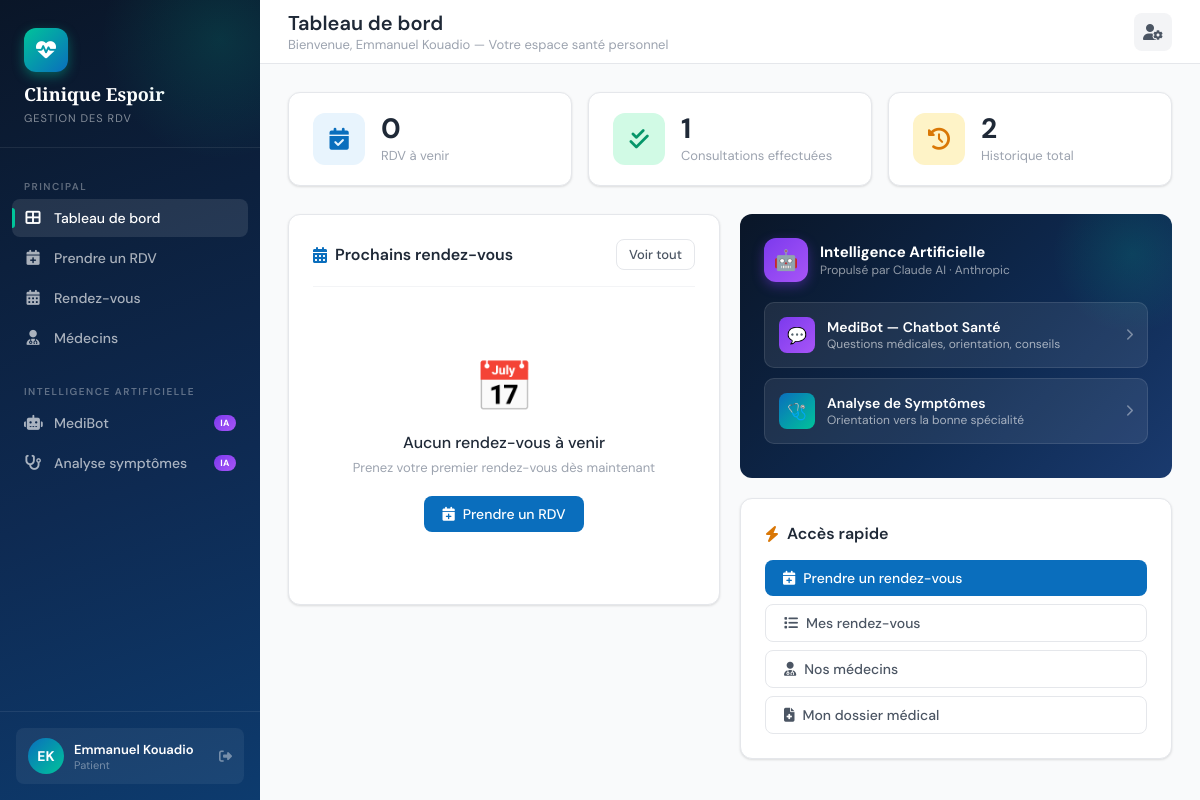
The app's page /accounts/dashboard/ (signed in) with its own data.
### accounts/models.py (models this page shows, shortened)
class User(AbstractUser):
    ROLE_CHOICES = [
        ('admin', 'Administrateur'),
        ('medecin', 'Médecin'),
        ('secretaire', 'Secrétaire'),
        ('patient', 'Patient'),
    ]
    role = models.CharField(max_length=20, choices=ROLE_CHOICES, default='patient')
    telephone = models.CharField(max_length=20, blank=True)
    photo = models.ImageField(upload_to='avatars/', blank=True, null=True)
    @property
    def is_medecin(self):
        return self.role == 'medecin'
    @property
    def is_patient(self):
        return self.role == 'patient'
    @property
    def is_secretaire(self):
        return self.role == 'secretaire'
    @property
    def is_admin_role(self):
        return self.role == 'admin'

### accounts/views.py (the view, shortened to what this page needs)
# urls.py: path('dashboard/', views.dashboard, name='dashboard'),
@login_required
def dashboard(request):
    user = request.user
    context = {'user': user}
    now = timezone.now()
    from appointments.models import RendezVous, Notification
    if user.is_patient:
        rdvs = RendezVous.objects.filter(patient=user).order_by('date_heure')
        context['prochains_rdvs'] = rdvs.filter(
            date_heure__gte=now, statut__in=['en_attente', 'confirme'])[:5]
        context['rdvs_passes'] = rdvs.filter(date_heure__lt=now).count()
        context['rdvs_a_venir'] = rdvs.filter(
            date_heure__gte=now, statut__in=['en_attente', 'confirme']).count()
        context['rdvs_termines'] = rdvs.filter(statut='termine').count()
    context['notifications'] = Notification.objects.filter(destinataire=user, lu=False)[:5]
    context['nb_notifs'] = Notification.objects.filter(destinataire=user, lu=False).count()
    return render(request, 'accounts/dashboard.html', context)

### templates/accounts/dashboard.html (shortened to what this page needs)
{% extends 'base.html' %}
{% block page_title %}Tableau de bord{% endblock %}
{% block page_subtitle %}
  {% if user.is_patient %}Bienvenue, {{ user.get_full_name }} — Votre espace santé personnel{% endif %}
{% endblock %}
{% block content %}
<div class="grid-stats" style="margin-bottom:28px;">
  {% if user.is_patient %}
  <div class="stat-card">
    <div class="stat-icon blue"><i class="fas fa-calendar-check"></i></div>
    <div><div class="stat-number">{{ rdvs_a_venir|default:"0" }}</div><div class="stat-label">RDV à venir</div></div>
  </div>
  <div class="stat-card">
    <div class="stat-icon green"><i class="fas fa-check-double"></i></div>
    <div><div class="stat-number">{{ rdvs_termines|default:"0" }}</div><div class="stat-label">Consultations effectuées</div></div>
  </div>
  <div class="stat-card">
    <div class="stat-icon orange"><i class="fas fa-history"></i></div>
    <div><div class="stat-number">{{ rdvs_passes|default:"0" }}</div><div class="stat-label">Historique total</div></div>
  </div>
  {% endif %}
</div>
<div class="grid-2">
  <div>
    <div class="card">
      <div class="card-header">
        <div class="card-title"><i class="fas fa-calendar-alt"></i> Prochains rendez-vous</div>
        <a href="{% url 'liste_rdv' %}" class="btn btn-outline btn-sm">Voir tout</a>
      </div>
      {% if prochains_rdvs %}
        {% for rdv in prochains_rdvs %}
        <a href="{% url 'detail_rdv' rdv.id %}" style="text-decoration:none;display:block;">
          <div style="display:flex;align-items:center;gap:14px;padding:14px 0;border-bottom:1px solid var(--gray-100);">
            <div style="width:46px;height:46px;border-radius:12px;background:var(--primary-light);display:flex;flex-direction:column;align-items:center;justify-content:center;flex-shrink:0;">
              <span style="font-size:15px;font-weight:700;color:var(--primary);line-height:1;">{{ rdv.date_heure|date:"d" }}</span>
              <span style="font-size:10px;color:var(--primary);text-transform:uppercase;">{{ rdv.date_heure|date:"M" }}</span>
            </div>
            <div style="flex:1;min-width:0;">
              <div style="font-size:14px;font-weight:600;color:var(--gray-800);white-space:nowrap;overflow:hidden;text-overflow:ellipsis;">
                {% if user.is_patient %}Dr. {{ rdv.medecin.user.get_full_name }} — {{ rdv.medecin.specialite }}{% else %}{{ rdv.patient.get_full_name }}{% endif %}
              </div>
              <div style="font-size:12px;color:var(--gray-400);margin-top:2px;">
                <i class="fas fa-clock"></i> {{ rdv.date_heure|date:"H:i" }} &nbsp;•&nbsp; {{ rdv.get_type_rdv_display }}
              </div>
            </div>
            <span class="badge badge-{{ rdv.badge_class }}">{{ rdv.get_statut_display }}</span>
          </div>
        </a>
        {% endfor %}
        {% if user.is_patient %}
        <div style="margin-top:16px;">
          <a href="{% url 'prendre_rdv' %}" class="btn btn-primary" style="width:100%;justify-content:center;">
            <i class="fas fa-calendar-plus"></i> Prendre un nouveau RDV
          </a>
        </div>
        {% endif %}
      {% else %}
        <div style="text-align:center;padding:48px 20px;">
          <div style="font-size:48px;margin-bottom:14px;">📅</div>
          <p style="font-weight:500;color:var(--gray-800);margin-bottom:6px;">Aucun rendez-vous à venir</p>
          <p style="font-size:13px;color:var(--gray-400);margin-bottom:20px;">Prenez votre premier rendez-vous dès maintenant</p>
          {% if user.is_patient %}
          <a href="{% url 'prendre_rdv' %}" class="btn btn-primary"><i class="fas fa-calendar-plus"></i> Prendre un RDV</a>
          {% endif %}
        </div>
      {% endif %}
    </div>
  </div>
  <div style="display:flex;flex-direction:column;gap:20px;">
    <div style="background:linear-gradient(135deg,#0a1628 0%,#0e2a52 60%,#1a3a6e 100%);border-radius:var(--radius);padding:24px;color:white;position:relative;overflow:hidden;">
      <div style="position:absolute;top:-40px;right:-40px;width:160px;height:160px;border-radius:50%;background:radial-gradient(circle,rgba(0,196,154,.15),transparent 70%);"></div>
      <div style="display:flex;align-items:center;gap:12px;margin-bottom:20px;">
        <div style="width:44px;height:44px;border-radius:12px;background:linear-gradient(135deg,#7c3aed,#a855f7);display:flex;align-items:center;justify-content:center;font-size:20px;box-shadow:0 4px 12px rgba(124,58,237,.4);">🤖</div>
        <div>
          <div style="font-weight:700;font-size:15px;">Intelligence Artificielle</div>
          <div style="font-size:12px;opacity:.55;">Propulsé par Claude AI · Anthropic</div>
        </div>
      </div>
      <a href="{% url 'chatbot' %}" style="display:flex;align-items:center;gap:12px;background:rgba(255,255,255,.08);border:1px solid rgba(255,255,255,.1);padding:14px;border-radius:10px;color:white;text-decoration:none;margin-bottom:10px;">
        <div style="width:36px;height:36px;border-radius:8px;background:linear-gradient(135deg,#7c3aed,#a855f7);display:flex;align-items:center;justify-content:center;font-size:16px;flex-shrink:0;">💬</div>
        <div style="flex:1;">
          <div style="font-weight:600;font-size:14px;">MediBot — Chatbot Santé</div>
          <div style="font-size:12px;opacity:.6;">Questions médicales, orientation, conseils</div>
        </div>
        <i class="fas fa-chevron-right" style="opacity:.4;font-size:12px;"></i>
      </a>
      <a href="{% url 'analyse_symptomes' %}" style="display:flex;align-items:center;gap:12px;background:rgba(255,255,255,.08);border:1px solid rgba(255,255,255,.1);padding:14px;border-radius:10px;color:white;text-decoration:none;margin-bottom:10px;">
        <div style="width:36px;height:36px;border-radius:8px;background:linear-gradient(135deg,#0A6EBD,#00C49A);display:flex;align-items:center;justify-content:center;font-size:16px;flex-shrink:0;">🩺</div>
        <div style="flex:1;">
          <div style="font-weight:600;font-size:14px;">Analyse de Symptômes</div>
          <div style="font-size:12px;opacity:.6;">Orientation vers la bonne spécialité</div>
        </div>
        <i class="fas fa-chevron-right" style="opacity:.4;font-size:12px;"></i>
      </a>
    </div>
    <div class="card">
      <div class="card-title" style="margin-bottom:16px;"><i class="fas fa-bolt" style="color:var(--warning);"></i> Accès rapide</div>
      <div style="display:flex;flex-direction:column;gap:8px;">
        {% if user.is_patient %}
        <a href="{% url 'prendre_rdv' %}" class="btn btn-primary" style="justify-content:flex-start;">
          <i class="fas fa-calendar-plus"></i> Prendre un rendez-vous
        </a>
        <a href="{% url 'liste_rdv' %}" class="btn btn-outline" style="justify-content:flex-start;">
          <i class="fas fa-list"></i> Mes rendez-vous
        </a>
        <a href="{% url 'medecins_list' %}" class="btn btn-outline" style="justify-content:flex-start;">
          <i class="fas fa-user-md"></i> Nos médecins
        </a>
        <a href="{% url 'profile' %}" class="btn btn-outline" style="justify-content:flex-start;">
          <i class="fas fa-file-medical"></i> Mon dossier médical
        </a>
        {% endif %}
      </div>
    </div>
  </div>
</div>
{% endblock %}

### templates/base.html (shortened to what this page needs)
<!DOCTYPE html>
<html lang="fr">
<head>
  <link rel="stylesheet" href="https://cdnjs.cloudflare.com/ajax/libs/font-awesome/6.5.0/css/all.min.css">
</head>
<body>
{% if user.is_authenticated %}
<aside class="sidebar">
  <div class="sidebar-logo">
    <div class="logo-icon"><i class="fas fa-heartbeat"></i></div>
    <h1>Clinique Espoir</h1>
    <span>Gestion des RDV</span>
  </div>
  <nav class="sidebar-nav">
    <div class="nav-section-label">Principal</div>
    <a href="{% url 'dashboard' %}" class="nav-item {% if request.resolver_match.url_name == 'dashboard' %}active{% endif %}">
      <i class="fas fa-th-large"></i> Tableau de bord
    </a>
    {% if user.is_patient %}
    <a href="{% url 'prendre_rdv' %}" class="nav-item {% if 'prendre_rdv' in request.resolver_match.url_name %}active{% endif %}">
      <i class="fas fa-calendar-plus"></i> Prendre un RDV
    </a>
    {% endif %}
    <a href="{% url 'liste_rdv' %}" class="nav-item {% if request.resolver_match.url_name == 'liste_rdv' %}active{% endif %}">
      <i class="fas fa-calendar-alt"></i> Rendez-vous
    </a>
    <a href="{% url 'medecins_list' %}" class="nav-item {% if request.resolver_match.url_name == 'medecins_list' %}active{% endif %}">
      <i class="fas fa-user-md"></i> Médecins
    </a>
    <div class="nav-section-label" style="margin-top:16px;">Intelligence Artificielle</div>
    <a href="{% url 'chatbot' %}" class="nav-item {% if request.resolver_match.url_name == 'chatbot' %}active{% endif %}">
      <i class="fas fa-robot"></i> MediBot
      <span class="nav-ai-badge">IA</span>
    </a>
    <a href="{% url 'analyse_symptomes' %}" class="nav-item {% if request.resolver_match.url_name == 'analyse_symptomes' %}active{% endif %}">
      <i class="fas fa-stethoscope"></i> Analyse symptômes
      <span class="nav-ai-badge">IA</span>
    </a>
  </nav>
  <div class="sidebar-user">
    <div class="sidebar-user-card">
      <div class="user-avatar">{{ user.first_name|first|upper }}{{ user.last_name|first|upper }}</div>
      <div class="user-info">
        <div class="name">{{ user.get_full_name }}</div>
        <div class="role">{{ user.get_role_display }}</div>
      </div>
      <a href="{% url 'logout' %}" title="Déconnexion"><i class="fas fa-sign-out-alt"></i></a>
    </div>
  </div>
</aside>
<div class="main-wrapper">
  <header class="topbar">
    <div class="topbar-left">
      <h2>{% block page_title %}Tableau de bord{% endblock %}</h2>
      <p>{% block page_subtitle %}{% endblock %}</p>
    </div>
    <div class="topbar-right">
      <a href="{% url 'profile' %}" class="topbar-btn"><i class="fas fa-user-cog"></i></a>
    </div>
  </header>
  <main class="page-content">
    {% block content %}{% endblock %}
  </main>
</div>
{% else %}
{% block public_content %}{% endblock %}
{% endif %}
</body>
</html>

### records on screen
User: first_name|first "E", last_name|first "K", get_full_name "Emmanuel Kouadio", role "Patient"

### other values on screen
{{ rdvs_a_venir|default:"0" }} "0"
{{ rdvs_termines|default:"0" }} "1"
{{ rdvs_passes|default:"0" }} "2"
